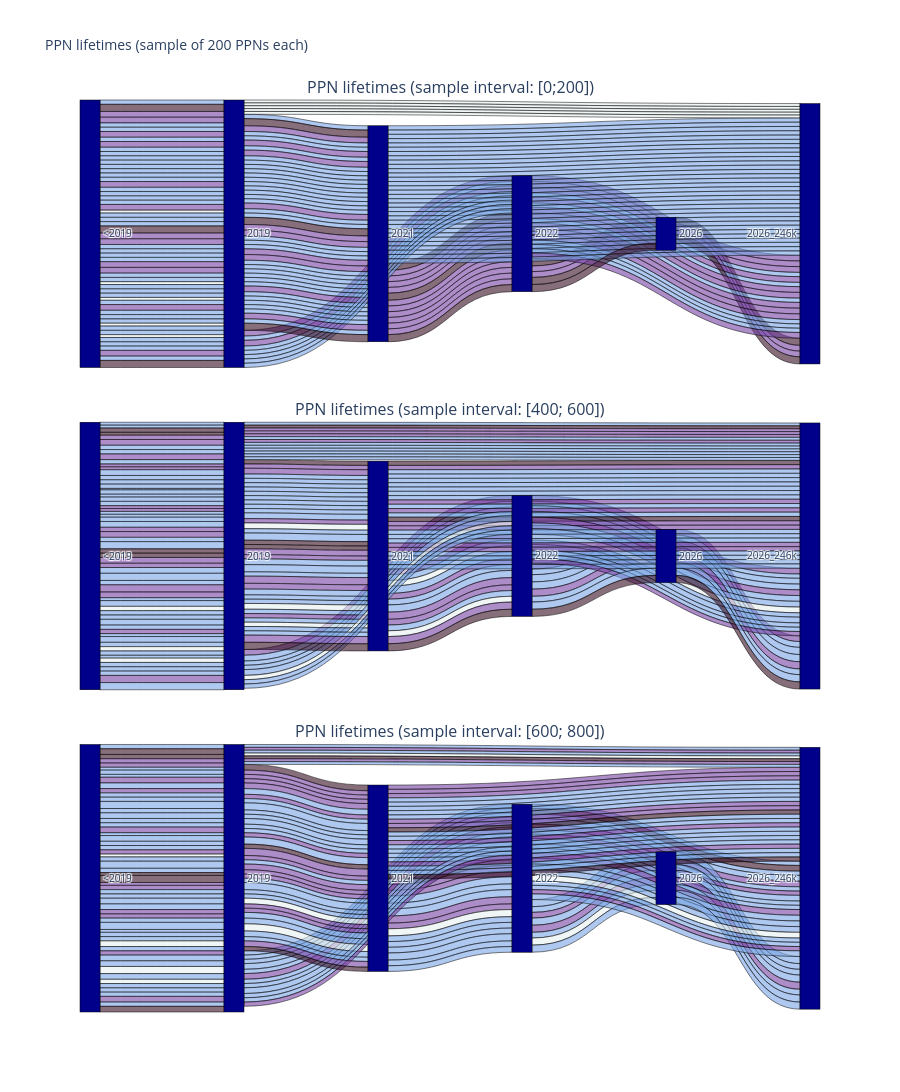

Source (notebook cell):
### Markdown cell above
### Comparison of Different Samples

### Code cell
SELECTED_PPN_COUNT = 200  # the number of PPNs selected for display
display_limit = index_after_nTh_ppn[
    SELECTED_PPN_COUNT
]  # index sets how many PPNs will be selected
sample_steps = 200  # indicates from which interval all data should be taken, each new row's start index will be computed by startIndex = display_limit * (row - 1) * sample_steps

# normalise values to 0..1 and sample a colorscale
vals = sankey_values[:display_limit]
vmin, vmax = min(vals), max(vals)
norm = [(v - vmin) / (vmax - vmin) if vmax > vmin else 0.5 for v in vals]
link_colors = pc.sample_colorscale(COLOR_SCALE, norm)  # -> ["rgb(r, g, b)", ...]
# optional: make links semi-transparent so overlaps stay readable
link_colors = [c.replace("rgb", "rgba").replace(")", ", 0.6)") for c in link_colors]

# increase width of lines, values are taken for width, if you need more width, increase the exponent
WIDTH_EXPONENT = 1
display_vals = [v**WIDTH_EXPONENT ** (1 + math.log(v)) * v for v in vals]


def make_sankey(labels, source, target, values, start=0, limit=display_limit):
    # print(f"Start: {start}; End: {limit}")
    return go.Sankey(
        node=dict(
            pad=15,
            thickness=20,
            line=dict(color="black", width=0.5),
            label=labels,
            color="darkblue",
        ),
        link=dict(
            source=source[start:limit],
            target=target[start:limit],
            value=values[start:limit],
            color=link_colors,
            line=dict(color="black", width=0.5),
            customdata=sankey_custom_data[start:limit],
            hovertemplate="%{customdata}<extra></extra>",
        ),
    )


datasets = [
    (f"PPN lifetimes (sample interval: [0;{SELECTED_PPN_COUNT:,}])"),
    (
        f"PPN lifetimes (sample interval: [{2*sample_steps:,}; {2*sample_steps+SELECTED_PPN_COUNT:,}])"
    ),
    (
        f"PPN lifetimes (sample interval: [{3*sample_steps:,}; {3*sample_steps+SELECTED_PPN_COUNT:,}])"
    ),
]

fig = make_subplots(
    rows=len(datasets),
    cols=1,
    specs=[[{"type": "sankey"}] for _ in datasets],
    subplot_titles=[title for title in datasets],
    vertical_spacing=0.06,
)

for row, (title) in enumerate(datasets, start=1):
    startIndex = 0
    endIndex = index_after_nTh_ppn[SELECTED_PPN_COUNT]

    if row > 1:
        # startIndex = display_limit * (row - 1) * sample_steps
        startIndex = start_index_nTh_ppn[row * sample_steps]
        # endIndex = startIndex + display_limit
        endIndex = index_after_nTh_ppn[startIndex + SELECTED_PPN_COUNT]

    # print(f"Start index: {startIndex}; End index: {endIndex}")

    fig.add_trace(
        make_sankey(
            years,
            sankey_source,
            sankey_target,
            sankey_values,
            start=startIndex,
            limit=endIndex,
        ),
        row=row,
        col=1,
    )

fig.update_layout(
    title_text=f"PPN lifetimes (sample of {SELECTED_PPN_COUNT:,} PPNs each)",
    font_size=10,
    height=600 * len(datasets),  # give each diagram enough room
)
fig.show()

### Figure 1 — Plotly figure (JSON) as saved in the notebook; plotly's stock layout.template omitted (floating-point values rounded to 4 significant figures; data arrays with more than 128 entries replaced by an {"elided": "..."} marker saying what was removed)
{"data": [{"domain": {"x": [0, 1], "y": [0.7067, 1]}, "link": {"color": {"elided": "186 str values"}, "customdata": {"elided": "186 str values"}, "hovertemplate": "%{customdata}<extra></extra>", "line": {"color": "black", "width": 0.5}, "source": {"elided": "186 int values"}, "target": {"elided": "186 int values"}, "value": {"elided": "186 int values"}}, "node": {"color": "darkblue", "label": ["<2019", "2019", "2021", "2022", "2026", "2026_246k"], "line": {"color": "black", "width": 0.5}, "pad": 15, "thickness": 20}, "type": "sankey"}, {"domain": {"x": [0, 1], "y": [0.3533, 0.6467]}, "link": {"color": {"elided": "186 str values"}, "customdata": {"elided": "186 str values"}, "hovertemplate": "%{customdata}<extra></extra>", "line": {"color": "black", "width": 0.5}, "source": {"elided": "186 int values"}, "target": {"elided": "186 int values"}, "value": {"elided": "186 int values"}}, "node": {"color": "darkblue", "label": ["<2019", "2019", "2021", "2022", "2026", "2026_246k"], "line": {"color": "black", "width": 0.5}, "pad": 15, "thickness": 20}, "type": "sankey"}, {"domain": {"x": [0, 1], "y": [0, 0.2933]}, "link": {"color": {"elided": "186 str values"}, "customdata": {"elided": "185 str values"}, "hovertemplate": "%{customdata}<extra></extra>", "line": {"color": "black", "width": 0.5}, "source": {"elided": "185 int values"}, "target": {"elided": "185 int values"}, "value": {"elided": "185 int values"}}, "node": {"color": "darkblue", "label": ["<2019", "2019", "2021", "2022", "2026", "2026_246k"], "line": {"color": "black", "width": 0.5}, "pad": 15, "thickness": 20}, "type": "sankey"}], "layout": {"annotations": [{"font": {"size": 16}, "showarrow": false, "text": "PPN lifetimes (sample interval: [0;200])", "x": 0.5, "xanchor": "center", "xref": "paper", "y": 1, "yanchor": "bottom", "yref": "paper"}, {"font": {"size": 16}, "showarrow": false, "text": "PPN lifetimes (sample interval: [400; 600])", "x": 0.5, "xanchor": "center", "xref": "paper", "y": 0.6467, "yanchor": "bottom", "yref": "paper"}, {"font": {"size": 16}, "showarrow": false, "text": "PPN lifetimes (sample interval: [600; 800])", "x": 0.5, "xanchor": "center", "xref": "paper", "y": 0.2933, "yanchor": "bottom", "yref": "paper"}], "font": {"size": 10}, "height": 1800, "title": {"text": "PPN lifetimes (sample of 200 PPNs each)"}}}
